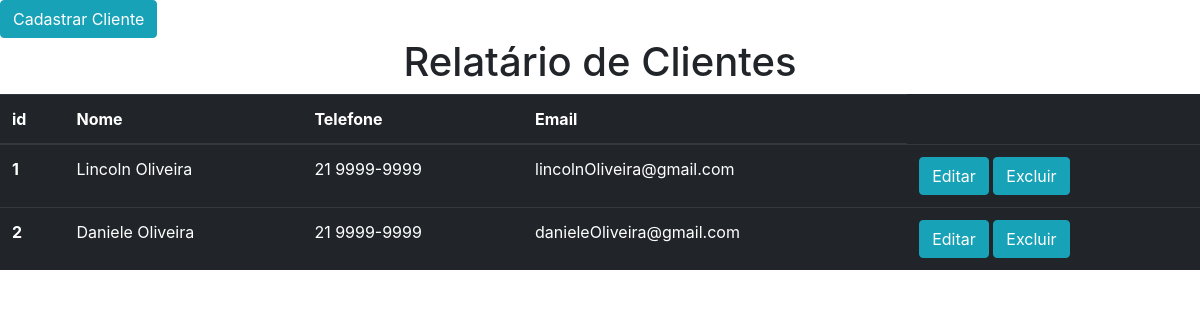
The page /cliente/ on the database its author committed.
### cliente/models.py (models this page shows, shortened)
class Cliente(models.Model):
    nome = models.CharField(max_length=60)
    telefone = models.CharField(max_length=15)
    email = models.CharField(max_length=60)
    senha = models.CharField(max_length=100)

### cliente/views.py (the view)
# urls.py: path('', fcliente),
def fcliente(request):
    clientes = Cliente.objects.all()
    return render(request, "rel_cliente.html", {"clientes": clientes})

### cliente/templates/rel_cliente.html (shortened to what this page needs)
<!DOCTYPE html>
<html lang="pt-br">
  <head>
    <link rel="stylesheet" href="https://stackpath.bootstrapcdn.com/bootstrap/4.1.3/css/bootstrap.min.css">
  </head>
  <body>
  <a href="{% url 'fcadcliente' %}"><button type="button" class="btn btn-info"> Cadastrar Cliente</button></a>
    <h1 class="text-center">Relatário de Clientes</h1>
    <table class="table table-dark">
  <thead>
    <tr>
      <th scope="col">id</th>
      <th scope="col">Nome</th>
      <th scope="col">Telefone</th>
      <th scope="col">Email</th>
    </tr>
  </thead>
  <tbody>
  {% for cliente in clientes%}
    <tr>
      <th>{{cliente.id}}</th>
      <td>{{cliente.nome}}</td>
      <td>{{cliente.telefone}}</td>
      <td>{{cliente.email}}</td>
      <td>
        <a href="{% url 'exibir_cliente' cliente.id %}"><button type="button" class="btn btn-info">Editar</button></a>
        <a href="{% url 'excluir_cliente' cliente.id %}"><button type="button" class="btn btn-info">Excluir</button></a>
      </td>
    </tr>
  {% endfor %}
  </tbody>
</table>
  </body>
</html>

### rows shown on the page
Cliente: id "1", nome "Lincoln Oliveira", telefone "21 9999-9999", email "lincolnOliveira@gmail.com"
Cliente: id "2", nome "Daniele Oliveira", telefone "21 9999-9999", email "danieleOliveira@gmail.com"
